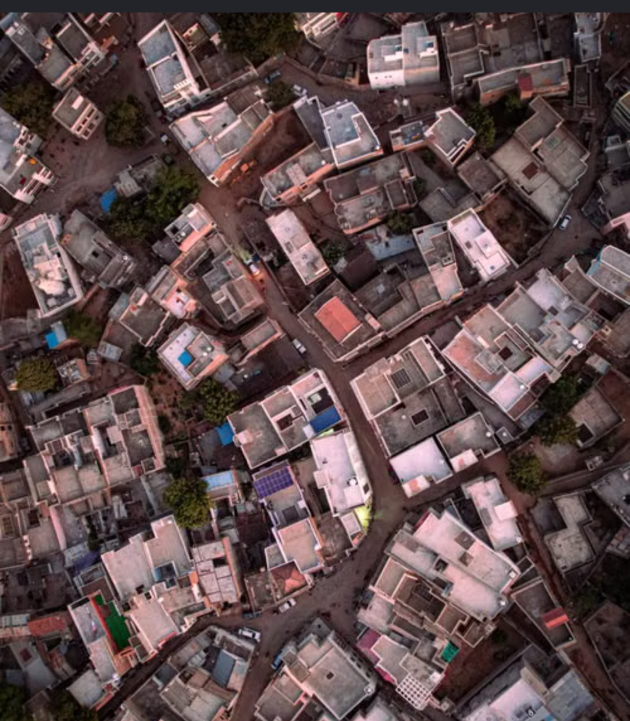
#> input picture data/raw/town_dense.jpg, 1260 x 1442 px (shown at 1/2 size)
$ python -i classify.py   (imports and definitions only)
#> lines starting #> are read from the running program, lines starting #| are printed output that depends on the picture; after the words box and inside, x2 and y2 are one past the last pixel; in counts of white or black regions, pixels touching at a corner belong together
"""Semantic labelling of SAM instances + open-space (road) extraction.

SAM is class-agnostic, so classes come from transparent, inspectable evidence:

* vegetation  - pixel-level green-dominance (chromatic Excess-Green + hue) map.
* building    - non-vegetation instance with roof-like geometry (area, solidity, rectangularity)
                and roof-like appearance (not ground-coloured). If a DSM/DTM is supplied, an
                nDSM height test replaces the appearance heuristic (see `ndsm_mask`).
* road/open   - the *free space* left after removing buildings and vegetation, split into narrow
                connected corridors (roads/lanes) and wide blobs (open ground) using a
                skeleton-based local-width test.

This is deliberately a replaceable module: swapping `classify_instances` for a small trained
head on SAM embeddings (or U-Net) keeps every downstream stage unchanged.
"""
from __future__ import annotations

from dataclasses import dataclass

import cv2
import numpy as np
from scipy import ndimage as ndi
from skimage.morphology import disk, remove_small_holes, remove_small_objects, skeletonize

from .config import Params
from .segment import Instance


# ----------------------------------------------------------------------------- pixel evidence
def vegetation_map(rgb: np.ndarray, exg_thresh: float = 0.035, min_sat: int = 35) -> np.ndarray:
#> called with exg_thresh = 0.035, min_sat = 35
    f = rgb.astype(np.float32) / 255.0
    s = f.sum(-1) + 1e-6
    r, g, b = f[..., 0] / s, f[..., 1] / s, f[..., 2] / s
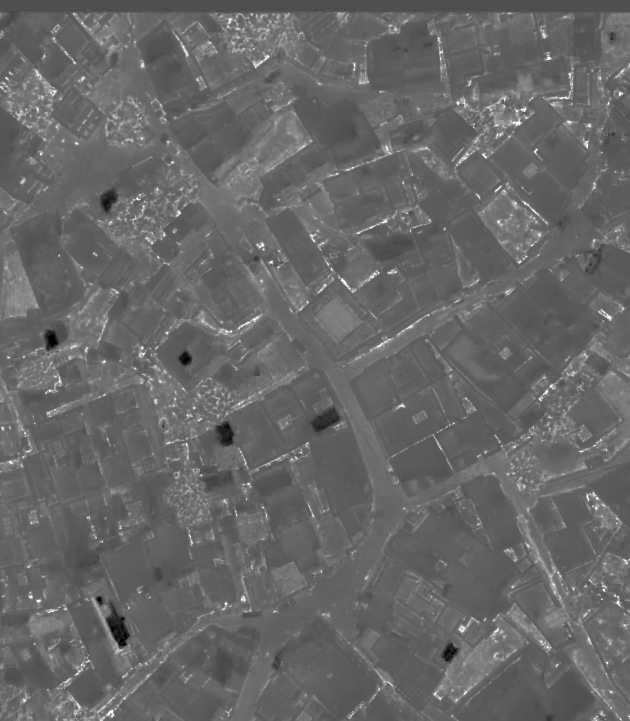
#> r: shape (1442, 1260) float32 (shown at 1/2 size); min 0, max 1, mean 0.405
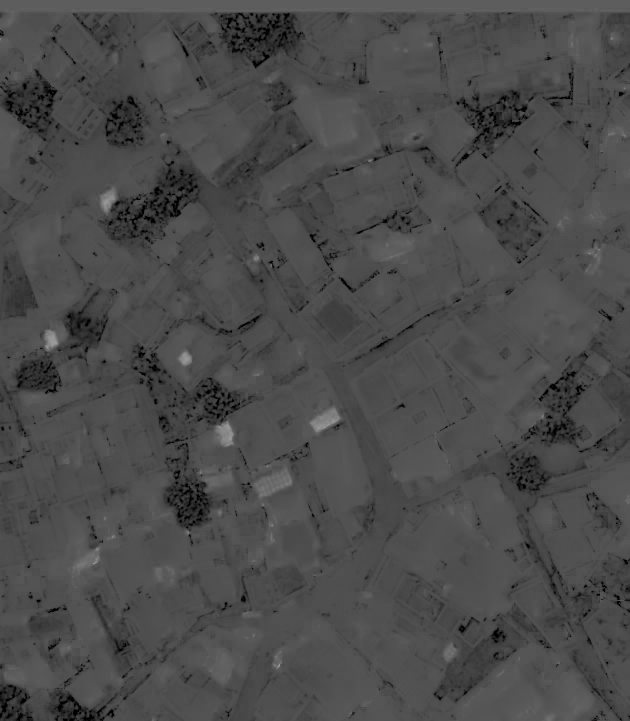
#> b: shape (1442, 1260) float32 (shown at 1/2 size); min 0, max 0.867, mean 0.295
    exg = 2 * g - r - b
    hsv = cv2.cvtColor(rgb, cv2.COLOR_RGB2HSV)
#> hsv: shape (1442, 1260, 3); mean H, S, V 93.5, 73.6, 96.4
    hue, sat, val = hsv[..., 0].astype(int) * 2, hsv[..., 1], hsv[..., 2]
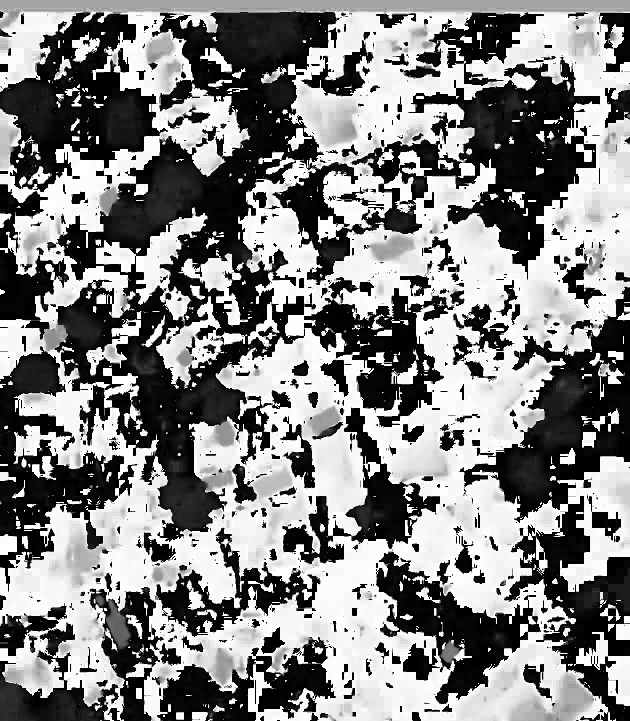
#> hue: shape (1442, 1260) int64 (shown at 1/2 size); min 0, max 358, mean 187; drawn with min black and max white
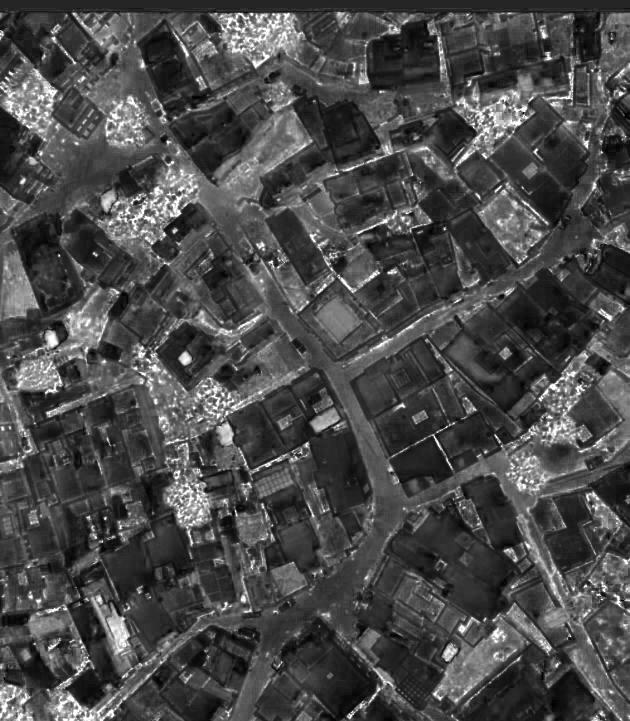
#> sat: shape (1442, 1260) (shown at 1/2 size); min 0, max 255, mean 73.6
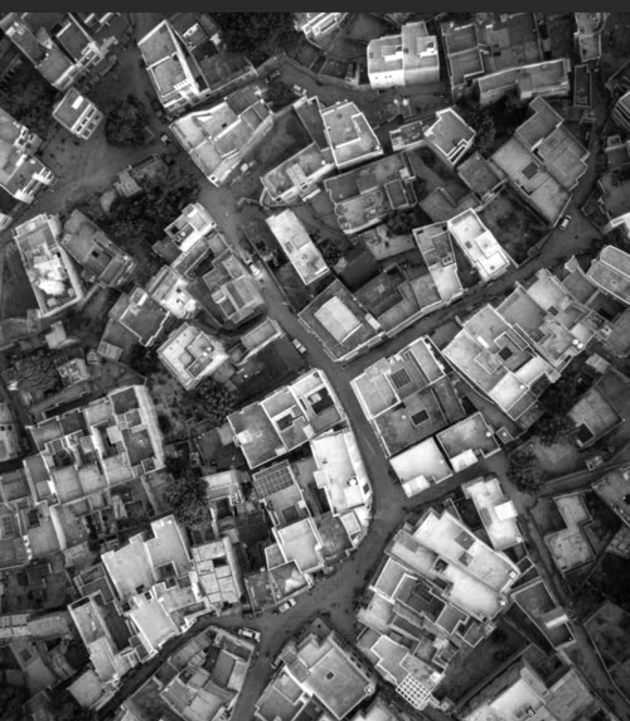
#> val: shape (1442, 1260) (shown at 1/2 size); min 0, max 255, mean 96.4
    veg = (exg > exg_thresh) & (g >= r) & (g >= b * 0.98) & (hue >= 45) & (hue <= 170) & (sat >= min_sat) & (val >= 25)
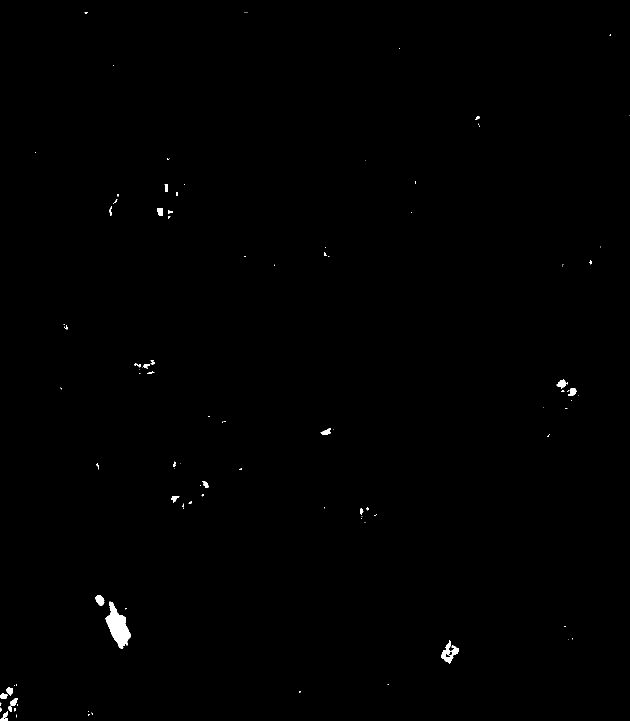
#> veg: shape (1442, 1260) bool (shown at 1/2 size); 0.33% white; 104 white regions (70 under 20 px), largest, box (x1, y1, x2, y2) and area: (211, 1203, 261, 1297) 2358, (882, 1280, 918, 1327) 664, (191, 1191, 209, 1212) 267
    veg = ndi.binary_opening(veg, structure=disk(1))
#> veg: shape (1442, 1260) bool; 0.31% white; 49 white regions (22 under 20 px), largest, box (x1, y1, x2, y2) and area: (211, 1203, 261, 1297) 2356, (882, 1283, 918, 1327) 641, (191, 1191, 209, 1212) 265
    veg = remove_small_objects(veg, 30)
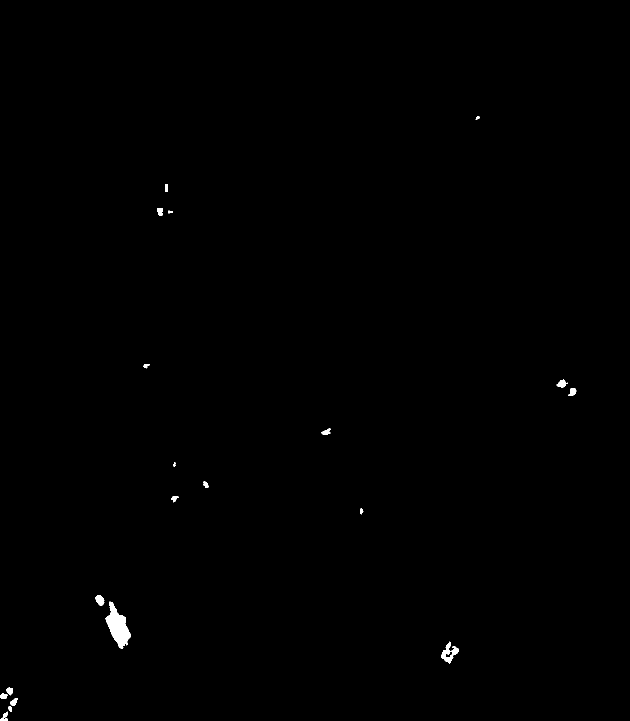
#> veg: shape (1442, 1260) bool (shown at 1/2 size); 0.28% white; 20 white regions, largest, box (x1, y1, x2, y2) and area: (211, 1203, 261, 1297) 2356, (882, 1283, 918, 1327) 641, (191, 1191, 209, 1212) 265
    veg = remove_small_holes(veg, 40)
    return veg


def ndsm_mask(dsm: np.ndarray, dtm: np.ndarray, min_height_m: float = 2.0) -> np.ndarray:
    """Height above ground. Used when a DSM/DTM pair is available (nDSM = DSM - DTM)."""
    return (dsm - dtm) >= min_height_m


# ----------------------------------------------------------------------------- instance features
@dataclass
class Feat:
    area_m2: float
    solidity: float
    rect: float
    elong: float
    veg_frac: float
    mean_rgb: tuple
    sat: float
    val: float
    hue: float


# [116 lines left out: functions instance_features, ground_likeness, classify_instance, paint_instances, extract_free_space, not called in this run]

>>> import cv2
>>> picture = cv2.cvtColor(cv2.imread('../../data/raw/town_dense.jpg'), cv2.COLOR_BGR2RGB)
>>> result = vegetation_map(picture)

$ run again, on data/raw/village_tiled.jpg
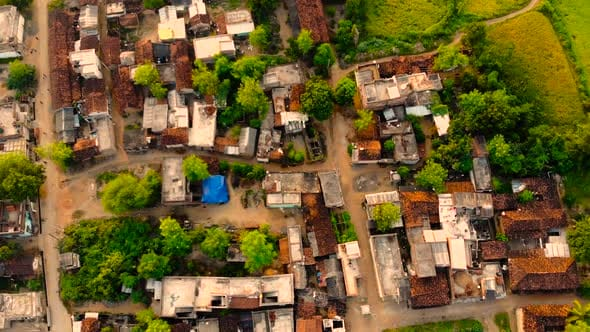
#> input picture data/raw/village_tiled.jpg, 590 x 332 px
#> hsv: shape (332, 590, 3); mean H, S, V 23, 164.4, 119.3
#> in vegetation_map, `hue, sat, val = hsv[..., 0].astype(int) * 2, hsv[..., 1], hsv[..., 2]`:
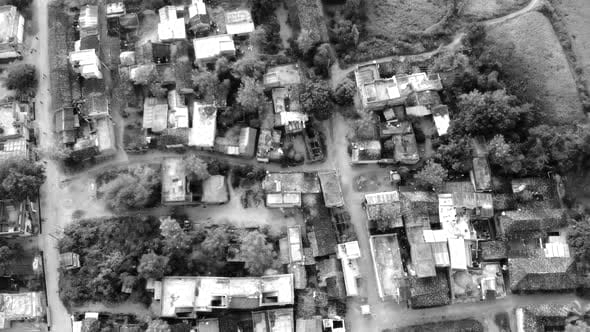
#> val: shape (332, 590); min 0, max 255, mean 119.3
#> in vegetation_map, `veg = remove_small_holes(veg, 40)`:
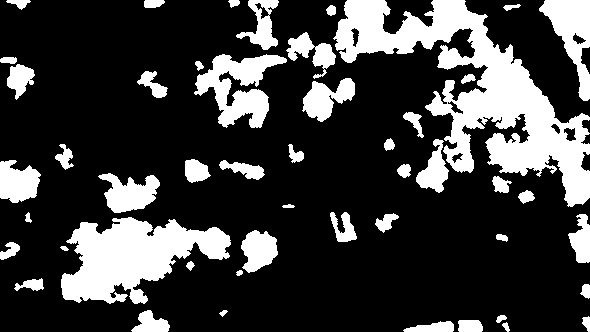
#> veg: shape (332, 590) bool; 23.9% white; 49 white regions, largest, box (x1, y1, x2, y2) and area: (333, 0, 590, 207) 17511, (61, 217, 231, 304) 8414, (194, 54, 287, 128) 3319
